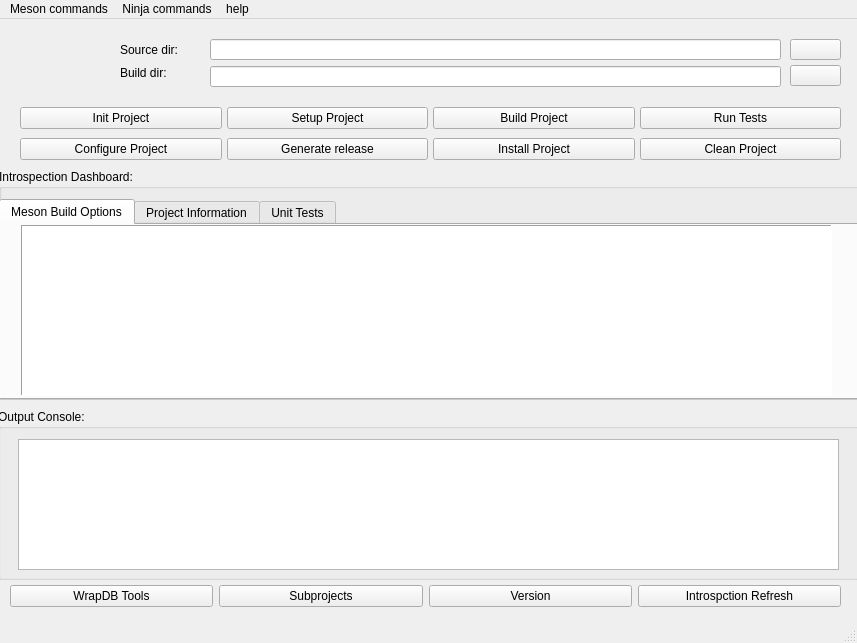
<?xml version="1.0" encoding="UTF-8"?>
<ui version="4.0">
 <class>Activity_Main_Window</class>
 <widget class="QMainWindow" name="Activity_Main_Window">
  <property name="geometry">
   <rect>
    <x>0</x>
    <y>0</y>
    <width>857</width>
    <height>643</height>
   </rect>
  </property>
  <property name="focusPolicy">
   <enum>Qt::StrongFocus</enum>
  </property>
  <property name="windowTitle">
   <string>Meson-UI</string>
  </property>
  <property name="styleSheet">
   <string notr="true"/>
  </property>
  <property name="documentMode">
   <bool>true</bool>
  </property>
  <property name="dockNestingEnabled">
   <bool>true</bool>
  </property>
  <widget class="QWidget" name="centralwidget">
   <widget class="QLabel" name="meson_logo">
    <property name="geometry">
     <rect>
      <x>20</x>
      <y>5</y>
      <width>81</width>
      <height>71</height>
     </rect>
    </property>
    <property name="autoFillBackground">
     <bool>false</bool>
    </property>
    <property name="text">
     <string/>
    </property>
    <property name="pixmap">
     <pixmap resource="../resource.qrc">:/icon/mesonui-icon/meson_modern.png</pixmap>
    </property>
    <property name="scaledContents">
     <bool>true</bool>
    </property>
   </widget>
   <widget class="QGroupBox" name="output_console_dashboard">
    <property name="geometry">
     <rect>
      <x>-2</x>
      <y>390</y>
      <width>861</width>
      <height>171</height>
     </rect>
    </property>
    <property name="focusPolicy">
     <enum>Qt::NoFocus</enum>
    </property>
    <property name="styleSheet">
     <string notr="true"/>
    </property>
    <property name="title">
     <string>Output Console:</string>
    </property>
    <widget class="QPlainTextEdit" name="output_console">
     <property name="geometry">
      <rect>
       <x>20</x>
       <y>30</y>
       <width>821</width>
       <height>131</height>
      </rect>
     </property>
     <property name="styleSheet">
      <string notr="true"/>
     </property>
     <property name="readOnly">
      <bool>true</bool>
     </property>
     <property name="plainText">
      <string/>
     </property>
    </widget>
   </widget>
   <widget class="QGroupBox" name="intro_dashboard">
    <property name="geometry">
     <rect>
      <x>-1</x>
      <y>150</y>
      <width>861</width>
      <height>231</height>
     </rect>
    </property>
    <property name="styleSheet">
     <string notr="true"/>
    </property>
    <property name="title">
     <string>Introspection Dashboard:</string>
    </property>
    <widget class="QTabWidget" name="tabWidget">
     <property name="geometry">
      <rect>
       <x>0</x>
       <y>30</y>
       <width>861</width>
       <height>201</height>
      </rect>
     </property>
     <property name="currentIndex">
      <number>0</number>
     </property>
     <widget class="QWidget" name="tab">
      <attribute name="title">
       <string>Meson Build Options</string>
      </attribute>
      <widget class="QListWidget" name="buildoptions_list">
       <property name="geometry">
        <rect>
         <x>20</x>
         <y>0</y>
         <width>811</width>
         <height>171</height>
        </rect>
       </property>
       <property name="styleSheet">
        <string notr="true"/>
       </property>
       <property name="frameShape">
        <enum>QFrame::Panel</enum>
       </property>
       <property name="frameShadow">
        <enum>QFrame::Sunken</enum>
       </property>
       <property name="sortingEnabled">
        <bool>true</bool>
       </property>
      </widget>
     </widget>
     <widget class="QWidget" name="tab_4">
      <attribute name="title">
       <string>Project Information</string>
      </attribute>
      <widget class="QListWidget" name="projectinfo_list">
       <property name="geometry">
        <rect>
         <x>20</x>
         <y>0</y>
         <width>811</width>
         <height>171</height>
        </rect>
       </property>
       <property name="styleSheet">
        <string notr="true"/>
       </property>
       <property name="frameShape">
        <enum>QFrame::Panel</enum>
       </property>
       <property name="frameShadow">
        <enum>QFrame::Sunken</enum>
       </property>
       <property name="sortingEnabled">
        <bool>true</bool>
       </property>
      </widget>
     </widget>
     <widget class="QWidget" name="tab_3">
      <attribute name="title">
       <string>Unit Tests</string>
      </attribute>
      <widget class="QListWidget" name="testsinfo_list">
       <property name="geometry">
        <rect>
         <x>20</x>
         <y>0</y>
         <width>811</width>
         <height>171</height>
        </rect>
       </property>
       <property name="styleSheet">
        <string notr="true"/>
       </property>
       <property name="frameShape">
        <enum>QFrame::Panel</enum>
       </property>
       <property name="frameShadow">
        <enum>QFrame::Sunken</enum>
       </property>
       <property name="sortingEnabled">
        <bool>true</bool>
       </property>
      </widget>
     </widget>
    </widget>
   </widget>
   <widget class="QWidget" name="layoutWidget">
    <property name="geometry">
     <rect>
      <x>20</x>
      <y>80</y>
      <width>821</width>
      <height>71</height>
     </rect>
    </property>
    <layout class="QVBoxLayout" name="vertical_control_panal_Layout">
     <property name="spacing">
      <number>1</number>
     </property>
     <item>
      <layout class="QHBoxLayout" name="horizontal_higher_control">
       <property name="spacing">
        <number>5</number>
       </property>
       <item>
        <widget class="QPushButton" name="control_push_init">
         <property name="styleSheet">
          <string notr="true"/>
         </property>
         <property name="text">
          <string>Init Project</string>
         </property>
        </widget>
       </item>
       <item>
        <widget class="QPushButton" name="control_push_setup">
         <property name="styleSheet">
          <string notr="true"/>
         </property>
         <property name="text">
          <string>Setup Project</string>
         </property>
        </widget>
       </item>
       <item>
        <widget class="QPushButton" name="control_push_build">
         <property name="styleSheet">
          <string notr="true"/>
         </property>
         <property name="text">
          <string>Build Project</string>
         </property>
        </widget>
       </item>
       <item>
        <widget class="QPushButton" name="control_push_test">
         <property name="styleSheet">
          <string notr="true"/>
         </property>
         <property name="text">
          <string>Run Tests</string>
         </property>
        </widget>
       </item>
      </layout>
     </item>
     <item>
      <layout class="QHBoxLayout" name="horizontal_lower_control">
       <property name="spacing">
        <number>5</number>
       </property>
       <item>
        <widget class="QPushButton" name="control_push_conf">
         <property name="styleSheet">
          <string notr="true"/>
         </property>
         <property name="text">
          <string>Configure Project</string>
         </property>
        </widget>
       </item>
       <item>
        <widget class="QPushButton" name="control_push_dist">
         <property name="styleSheet">
          <string notr="true"/>
         </property>
         <property name="text">
          <string>Generate release</string>
         </property>
        </widget>
       </item>
       <item>
        <widget class="QPushButton" name="control_push_install">
         <property name="styleSheet">
          <string notr="true"/>
         </property>
         <property name="text">
          <string>Install Project</string>
         </property>
        </widget>
       </item>
       <item>
        <widget class="QPushButton" name="control_push_clean">
         <property name="styleSheet">
          <string notr="true"/>
         </property>
         <property name="text">
          <string>Clean Project</string>
         </property>
        </widget>
       </item>
      </layout>
     </item>
    </layout>
   </widget>
   <widget class="QLabel" name="label_sourcedir">
    <property name="geometry">
     <rect>
      <x>120</x>
      <y>20</y>
      <width>91</width>
      <height>21</height>
     </rect>
    </property>
    <property name="styleSheet">
     <string notr="true"/>
    </property>
    <property name="text">
     <string>Source dir:</string>
    </property>
   </widget>
   <widget class="QLabel" name="label_builddir">
    <property name="geometry">
     <rect>
      <x>120</x>
      <y>43</y>
      <width>91</width>
      <height>21</height>
     </rect>
    </property>
    <property name="text">
     <string>Build dir:</string>
    </property>
   </widget>
   <widget class="QLineEdit" name="project_sourcedir">
    <property name="geometry">
     <rect>
      <x>210</x>
      <y>20</y>
      <width>571</width>
      <height>21</height>
     </rect>
    </property>
    <property name="styleSheet">
     <string notr="true"/>
    </property>
    <property name="text">
     <string/>
    </property>
   </widget>
   <widget class="QPushButton" name="control_push_open_sourcedir">
    <property name="geometry">
     <rect>
      <x>790</x>
      <y>20</y>
      <width>51</width>
      <height>21</height>
     </rect>
    </property>
    <property name="styleSheet">
     <string notr="true"/>
    </property>
    <property name="text">
     <string/>
    </property>
    <property name="icon">
     <iconset resource="../resource.qrc">
      <normaloff>:/icon/mesonui-icon/ic_open.png</normaloff>:/icon/mesonui-icon/ic_open.png</iconset>
    </property>
   </widget>
   <widget class="QLineEdit" name="project_builddir">
    <property name="geometry">
     <rect>
      <x>210</x>
      <y>47</y>
      <width>571</width>
      <height>21</height>
     </rect>
    </property>
    <property name="styleSheet">
     <string notr="true"/>
    </property>
    <property name="text">
     <string/>
    </property>
   </widget>
   <widget class="QWidget" name="layoutWidget">
    <property name="geometry">
     <rect>
      <x>10</x>
      <y>561</y>
      <width>831</width>
      <height>32</height>
     </rect>
    </property>
    <layout class="QHBoxLayout" name="horizontalLayout">
     <item>
      <widget class="QPushButton" name="control_push_wraptools">
       <property name="styleSheet">
        <string notr="true"/>
       </property>
       <property name="text">
        <string>WrapDB Tools</string>
       </property>
       <property name="icon">
        <iconset>
         <normaloff>../mesonui-icon/wrapdb_logo.png</normaloff>../mesonui-icon/wrapdb_logo.png</iconset>
       </property>
       <property name="iconSize">
        <size>
         <width>12</width>
         <height>12</height>
        </size>
       </property>
       <property name="autoRepeatDelay">
        <number>300</number>
       </property>
      </widget>
     </item>
     <item>
      <widget class="QPushButton" name="control_push_subprojects">
       <property name="styleSheet">
        <string notr="true"/>
       </property>
       <property name="text">
        <string>Subprojects</string>
       </property>
      </widget>
     </item>
     <item>
      <widget class="QPushButton" name="control_push_version">
       <property name="styleSheet">
        <string notr="true"/>
       </property>
       <property name="text">
        <string>Version</string>
       </property>
      </widget>
     </item>
     <item>
      <widget class="QPushButton" name="control_push_intro">
       <property name="styleSheet">
        <string notr="true"/>
       </property>
       <property name="text">
        <string>Introspction Refresh</string>
       </property>
      </widget>
     </item>
    </layout>
   </widget>
   <widget class="QPushButton" name="control_push_clear_sourcedir">
    <property name="geometry">
     <rect>
      <x>790</x>
      <y>46</y>
      <width>51</width>
      <height>21</height>
     </rect>
    </property>
    <property name="styleSheet">
     <string notr="true"/>
    </property>
    <property name="text">
     <string/>
    </property>
    <property name="icon">
     <iconset resource="../resource.qrc">
      <normaloff>:/icon/mesonui-icon/ic_clear.png</normaloff>:/icon/mesonui-icon/ic_clear.png</iconset>
    </property>
   </widget>
  </widget>
  <widget class="QMenuBar" name="menubar">
   <property name="geometry">
    <rect>
     <x>0</x>
     <y>0</y>
     <width>857</width>
     <height>22</height>
    </rect>
   </property>
   <widget class="QMenu" name="menu_meson_actions">
    <property name="title">
     <string>Meson commands</string>
    </property>
    <property name="separatorsCollapsible">
     <bool>false</bool>
    </property>
    <addaction name="action_open_sourcedir"/>
    <addaction name="action_clear_sourcedir"/>
    <addaction name="separator"/>
    <addaction name="action_meson_init"/>
    <addaction name="action_meson_setup"/>
    <addaction name="action_meson_build"/>
    <addaction name="action_meson_test"/>
    <addaction name="action_meson_conf"/>
    <addaction name="action_meson_dist"/>
    <addaction name="action_meson_install"/>
    <addaction name="action_meson_clean"/>
    <addaction name="action_meson_subprojects"/>
    <addaction name="action_meson_wraptools"/>
    <addaction name="action_meson_intro"/>
    <addaction name="action_meson_version"/>
   </widget>
   <widget class="QMenu" name="menuhelp">
    <property name="title">
     <string>help</string>
    </property>
    <addaction name="action_meson_docs"/>
    <addaction name="action_meson_issue"/>
    <addaction name="action_mesonui_issue"/>
   </widget>
   <widget class="QMenu" name="menu_ninja_commands">
    <property name="title">
     <string>Ninja commands</string>
    </property>
    <addaction name="action_ninja_build"/>
    <addaction name="action_ninja_test"/>
    <addaction name="action_ninja_dist"/>
    <addaction name="action_ninja_install"/>
    <addaction name="action_ninja_clean"/>
    <addaction name="action_ninja_version"/>
   </widget>
   <addaction name="menu_meson_actions"/>
   <addaction name="menu_ninja_commands"/>
   <addaction name="menuhelp"/>
  </widget>
  <widget class="QStatusBar" name="statusbar"/>
  <action name="actionMeson_docs">
   <property name="text">
    <string>Meson docs</string>
   </property>
  </action>
  <action name="actionIssue_for_Meson">
   <property name="text">
    <string>Issue for Meson</string>
   </property>
  </action>
  <action name="actionIssue_for_Meson_UI">
   <property name="text">
    <string>Issue for Meson-UI</string>
   </property>
  </action>
  <action name="actionMeson_QnA">
   <property name="text">
    <string>Meson QnA</string>
   </property>
  </action>
  <action name="action_meson_init">
   <property name="text">
    <string>Init new project</string>
   </property>
  </action>
  <action name="action_meson_setup">
   <property name="text">
    <string>Setup project</string>
   </property>
  </action>
  <action name="action_meson_build">
   <property name="text">
    <string>Compile project</string>
   </property>
  </action>
  <action name="action_meson_test">
   <property name="text">
    <string>Run tests</string>
   </property>
  </action>
  <action name="action_meson_conf">
   <property name="text">
    <string>Configure project</string>
   </property>
  </action>
  <action name="action_meson_dist">
   <property name="text">
    <string>Generate release</string>
   </property>
  </action>
  <action name="action_meson_install">
   <property name="text">
    <string>Install project</string>
   </property>
  </action>
  <action name="action_meson_clean">
   <property name="text">
    <string>Clean builddir</string>
   </property>
  </action>
  <action name="action_meson_wraptools">
   <property name="text">
    <string>Wrap tools</string>
   </property>
  </action>
  <action name="action_meson_intro">
   <property name="text">
    <string>Introspection refresh</string>
   </property>
  </action>
  <action name="action_meson_version">
   <property name="text">
    <string>Version</string>
   </property>
  </action>
  <action name="action_help">
   <property name="text">
    <string>Help</string>
   </property>
  </action>
  <action name="action_open_sourcedir">
   <property name="text">
    <string>Open sourcedir</string>
   </property>
  </action>
  <action name="action_clear_sourcedir">
   <property name="text">
    <string>Clear sourcedir</string>
   </property>
  </action>
  <action name="action_meson_subprojects">
   <property name="text">
    <string>Subprojects</string>
   </property>
  </action>
  <action name="action_meson_docs">
   <property name="icon">
    <iconset resource="../resource.qrc">
     <normaloff>:/icon/mesonui-icon/ic_docs.png</normaloff>:/icon/mesonui-icon/ic_docs.png</iconset>
   </property>
   <property name="text">
    <string>Meson docs</string>
   </property>
  </action>
  <action name="action_meson_issue">
   <property name="icon">
    <iconset resource="../resource.qrc">
     <normaloff>:/icon/mesonui-icon/ic_github.png</normaloff>:/icon/mesonui-icon/ic_github.png</iconset>
   </property>
   <property name="text">
    <string>Meson issue</string>
   </property>
  </action>
  <action name="action_mesonui_issue">
   <property name="icon">
    <iconset resource="../resource.qrc">
     <normaloff>:/icon/mesonui-icon/ic_github.png</normaloff>:/icon/mesonui-icon/ic_github.png</iconset>
   </property>
   <property name="text">
    <string>Meson-UI issue</string>
   </property>
  </action>
  <action name="action_ninja_build">
   <property name="text">
    <string>Build project</string>
   </property>
  </action>
  <action name="action_ninja_test">
   <property name="text">
    <string>Run tests</string>
   </property>
  </action>
  <action name="action_ninja_dist">
   <property name="text">
    <string>Generate release</string>
   </property>
  </action>
  <action name="action_ninja_install">
   <property name="text">
    <string>Install project</string>
   </property>
  </action>
  <action name="action_ninja_clean">
   <property name="text">
    <string>Clean project</string>
   </property>
  </action>
  <action name="action_ninja_version">
   <property name="text">
    <string>Version</string>
   </property>
  </action>
 </widget>
 <resources>
  <include location="../resource.qrc"/>
 </resources>
 <connections/>
</ui>
